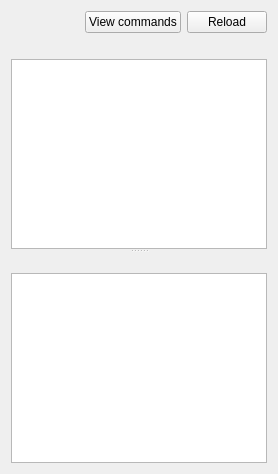
<?xml version="1.0" encoding="UTF-8"?>
<ui version="4.0">
 <class>PaneTranslations</class>
 <widget class="QWidget" name="PaneTranslations">
  <layout class="QVBoxLayout" name="verticalLayout">
   <item>
    <layout class="QHBoxLayout" name="layoutTopBar">
     <item>
      <widget class="QLabel" name="labelConfigWarning">
       <property name="text">
        <string/>
       </property>
       <property name="wordWrap">
        <bool>true</bool>
       </property>
      </widget>
     </item>
     <item>
      <spacer name="horizontalSpacer">
       <property name="orientation">
        <enum>Qt::Horizontal</enum>
       </property>
       <property name="sizeHint" stdset="0">
        <size>
         <width>40</width>
         <height>20</height>
        </size>
       </property>
      </spacer>
     </item>
     <item>
      <widget class="QPushButton" name="buttonViewCommands">
       <property name="text">
        <string>View commands</string>
       </property>
      </widget>
     </item>
     <item>
      <widget class="QPushButton" name="buttonReload">
       <property name="text">
        <string>Reload</string>
       </property>
      </widget>
     </item>
    </layout>
   </item>
   <item>
    <widget class="QSplitter" name="splitter">
     <property name="orientation">
      <enum>Qt::Vertical</enum>
     </property>
     <widget class="QWidget" name="widgetStatus">
      <layout class="QVBoxLayout" name="layoutStatus">
       <item>
        <widget class="QLabel" name="labelStatusProgress">
         <property name="text">
          <string/>
         </property>
        </widget>
       </item>
       <item>
        <widget class="QTableView" name="tableViewStatus">
         <property name="selectionMode">
          <enum>QAbstractItemView::SingleSelection</enum>
         </property>
         <property name="selectionBehavior">
          <enum>QAbstractItemView::SelectRows</enum>
         </property>
         <property name="showGrid">
          <bool>false</bool>
         </property>
         <property name="alternatingRowColors">
          <bool>true</bool>
         </property>
        </widget>
       </item>
      </layout>
     </widget>
     <widget class="QWidget" name="widgetFields">
      <layout class="QVBoxLayout" name="layoutFields">
       <item>
        <widget class="QLabel" name="labelFieldsProgress">
         <property name="text">
          <string/>
         </property>
        </widget>
       </item>
       <item>
        <widget class="QTableView" name="tableViewFields">
         <property name="selectionMode">
          <enum>QAbstractItemView::SingleSelection</enum>
         </property>
         <property name="selectionBehavior">
          <enum>QAbstractItemView::SelectRows</enum>
         </property>
         <property name="showGrid">
          <bool>false</bool>
         </property>
         <property name="alternatingRowColors">
          <bool>true</bool>
         </property>
        </widget>
       </item>
      </layout>
     </widget>
    </widget>
   </item>
  </layout>
 </widget>
 <resources/>
 <connections/>
</ui>
